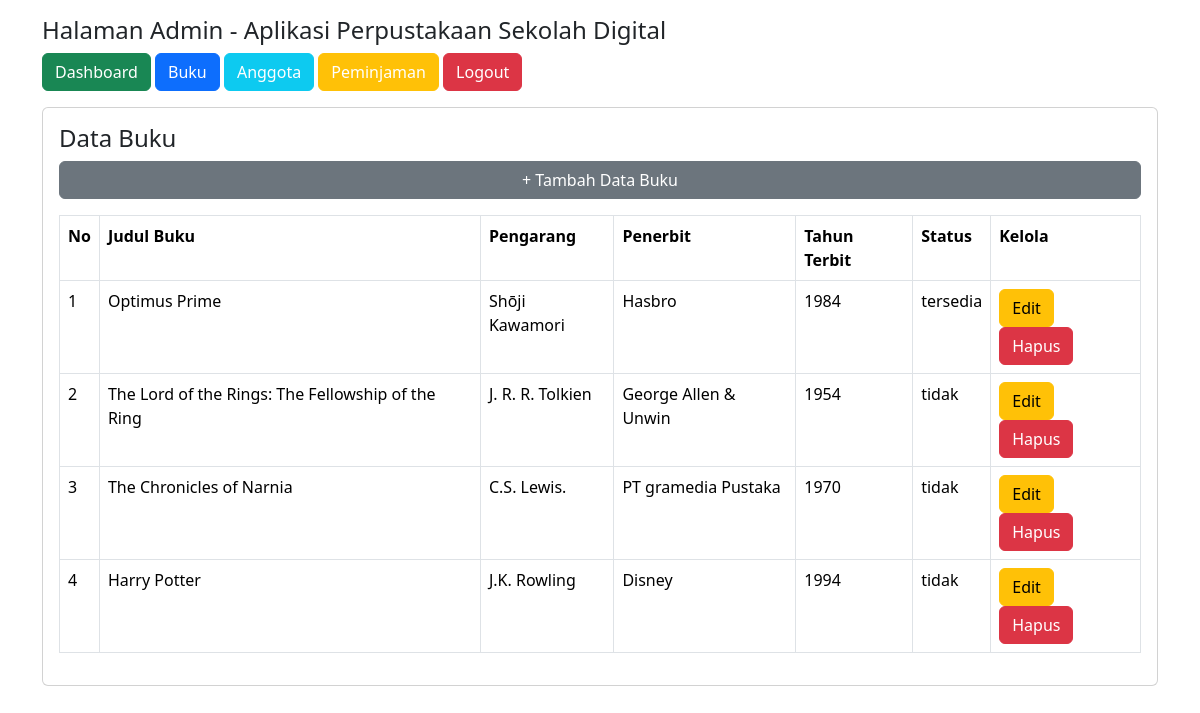
The app's page /admin/dashboard.php?halaman=data_buku (signed in) with its own data.
### tables this page shows
CREATE TABLE `buku` (
  `id_buku` int(11) NOT NULL,
  `judul_buku` varchar(100) NOT NULL,
  `pengarang` varchar(100) NOT NULL,
  `penerbit` varchar(100) NOT NULL,
  `tahun_terbit` year(4) NOT NULL,
  `status` enum('tersedia','tidak') NOT NULL,
  `stok` int(11) DEFAULT 0
);

### admin/data_buku.php (the view)
<h4>Data Buku</h4>
<a href="?halaman=input_buku" class="btn btn-secondary">
    + Tambah Data Buku
</a>
<table class="table table-bordered mt-3">
    <tr class="fw-bold">
        <td>No</td>
        <td>Judul Buku</td>
        <td>Pengarang</td>
        <td>Penerbit</td>
        <td>Tahun Terbit</td>
        <td>Status</td>
        <td>Kelola</td>
    </tr>
    <?php
    $no = 1;
    include '../koneksi.php';
    $query = "SELECT * FROM buku ORDER BY id_buku DESC";
    $data = mysqli_query($koneksi, $query);
    foreach ($data as $buku) {
    ?>
        <tr>
            <td><?= $no++; ?></td>
            <td><?= $buku['judul_buku'] ?></td>
            <td><?= $buku['pengarang'] ?></td>
            <td><?= $buku['penerbit'] ?></td>
            <td><?= $buku['tahun_terbit'] ?></td>
            <td><?= $buku['status'] ?></td>
            <td>
                <a class="btn btn-warning" href="?halaman=edit_buku&id=<?= $buku['id_buku'] ?>">Edit</a>
                <a class="btn btn-danger"
                   onclick="return confirm('Yakin data dihapus?')"
                   href="?halaman=hapus_buku&id=<?= $buku['id_buku'] ?>">
                   Hapus
                </a>
            </td>
        </tr>
    <?php } ?>
</table>

### records on screen
buku: judul_buku "Optimus Prime", pengarang "Shōji Kawamori", penerbit "Hasbro", tahun_terbit "1984", status "tersedia"
buku: judul_buku "The Lord of the Rings: The Fellowship of the Ring", pengarang "J. R. R. Tolkien", penerbit "George Allen & Unwin", tahun_terbit "1954", status "tidak"
buku: judul_buku "The Chronicles of Narnia", pengarang "C.S. Lewis.", penerbit "PT gramedia Pustaka", tahun_terbit "1970", status "tidak"
buku: judul_buku "Harry Potter", pengarang "J.K. Rowling", penerbit "Disney", tahun_terbit "1994", status "tidak"
